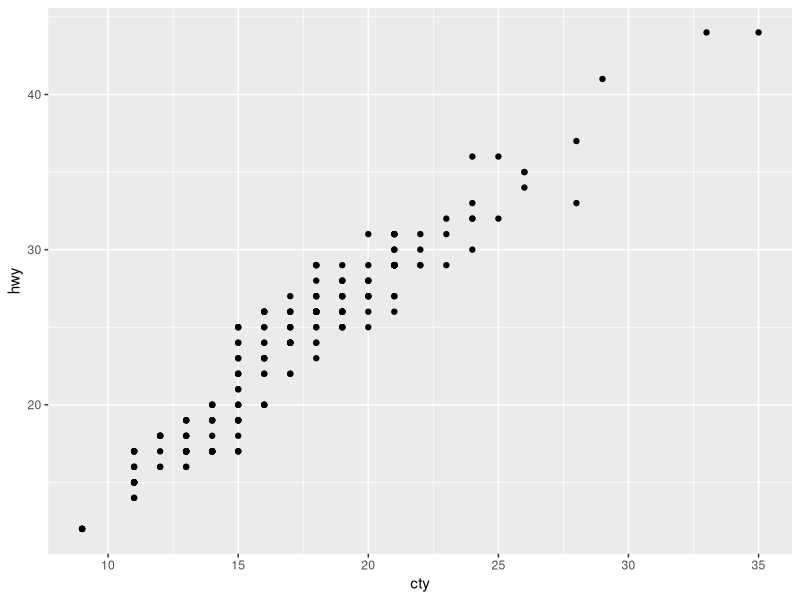
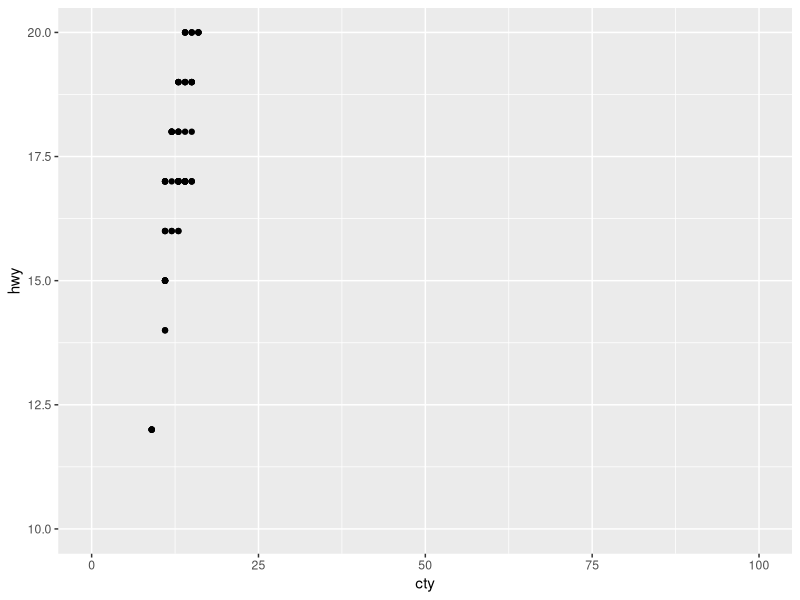
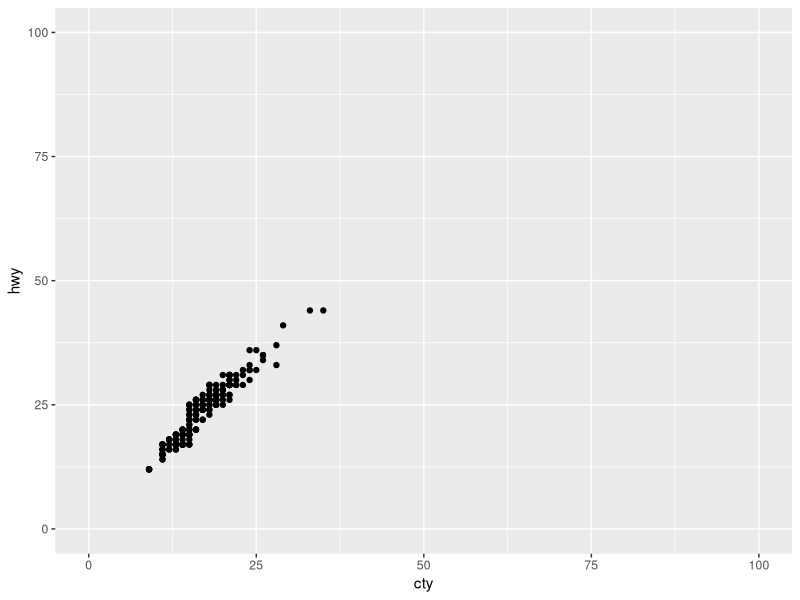
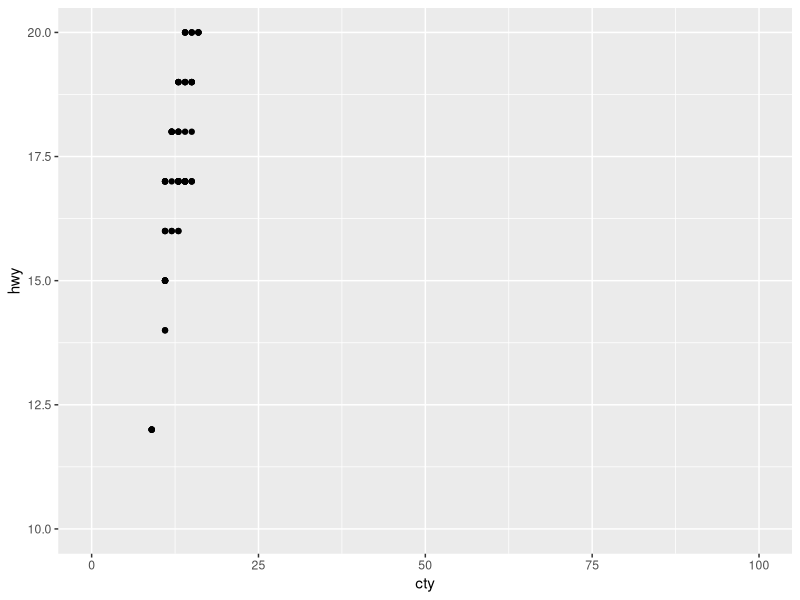

Recreate these plots in R, in order.
## ---- chunk 1
#| code-overflow: wrap
library(ggplot2)
t <- ggplot(mpg, aes(cty, hwy)) + geom_point()
t
## ---- chunk 2
t + coord_cartesian(xlim = c(0, 100), ylim = c(10,20))
## ---- chunk 3
#| code-overflow: wrap
t + scale_x_continuous(limits = c(0, 100)) + scale_y_continuous(limits = c(0, 100))
## ---- chunk 4
#| collapse: true
#| code-overflow: wrap
t + xlim(0, 100) + ylim(10, 20)
